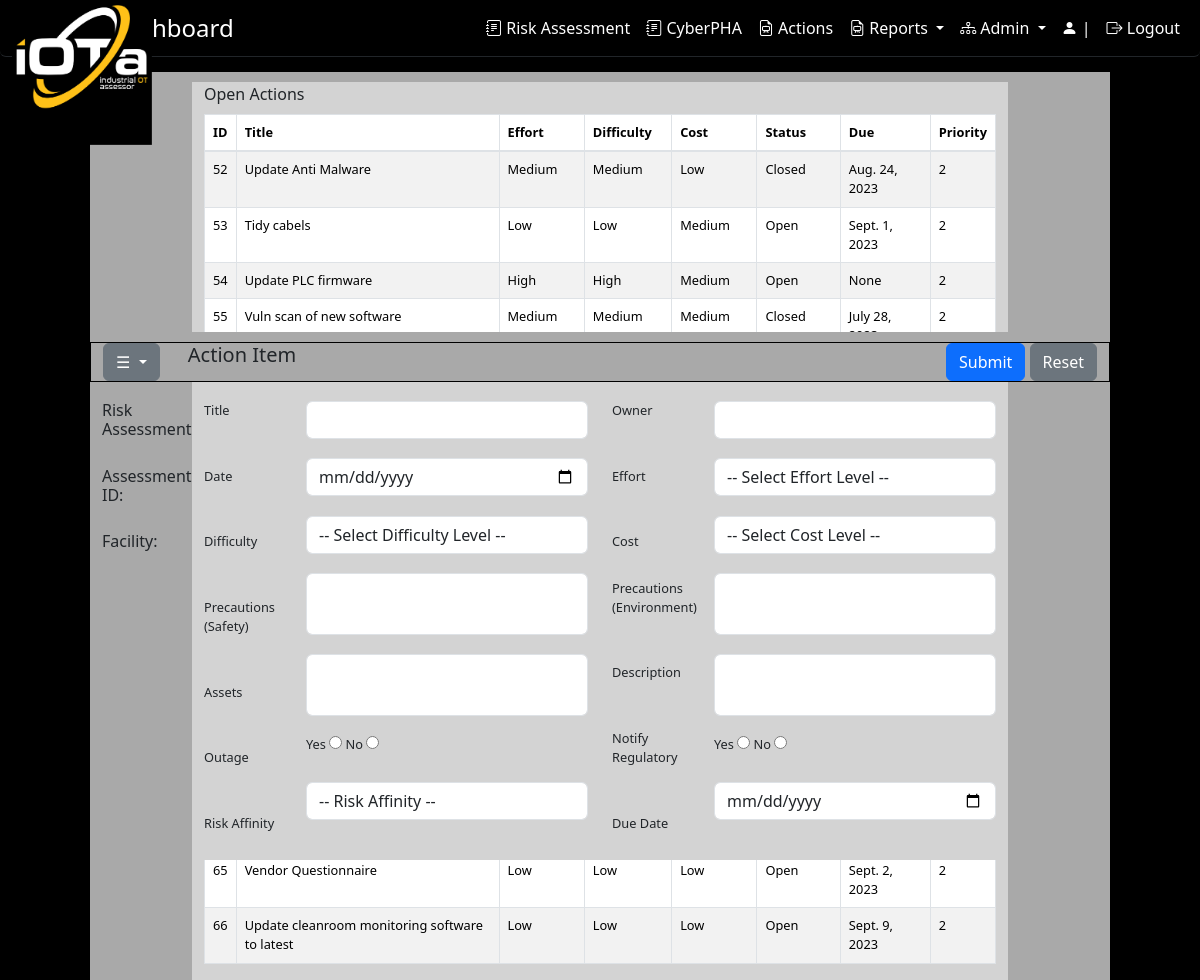
The page /OTRisk/raw_action on the database as committed earlier.
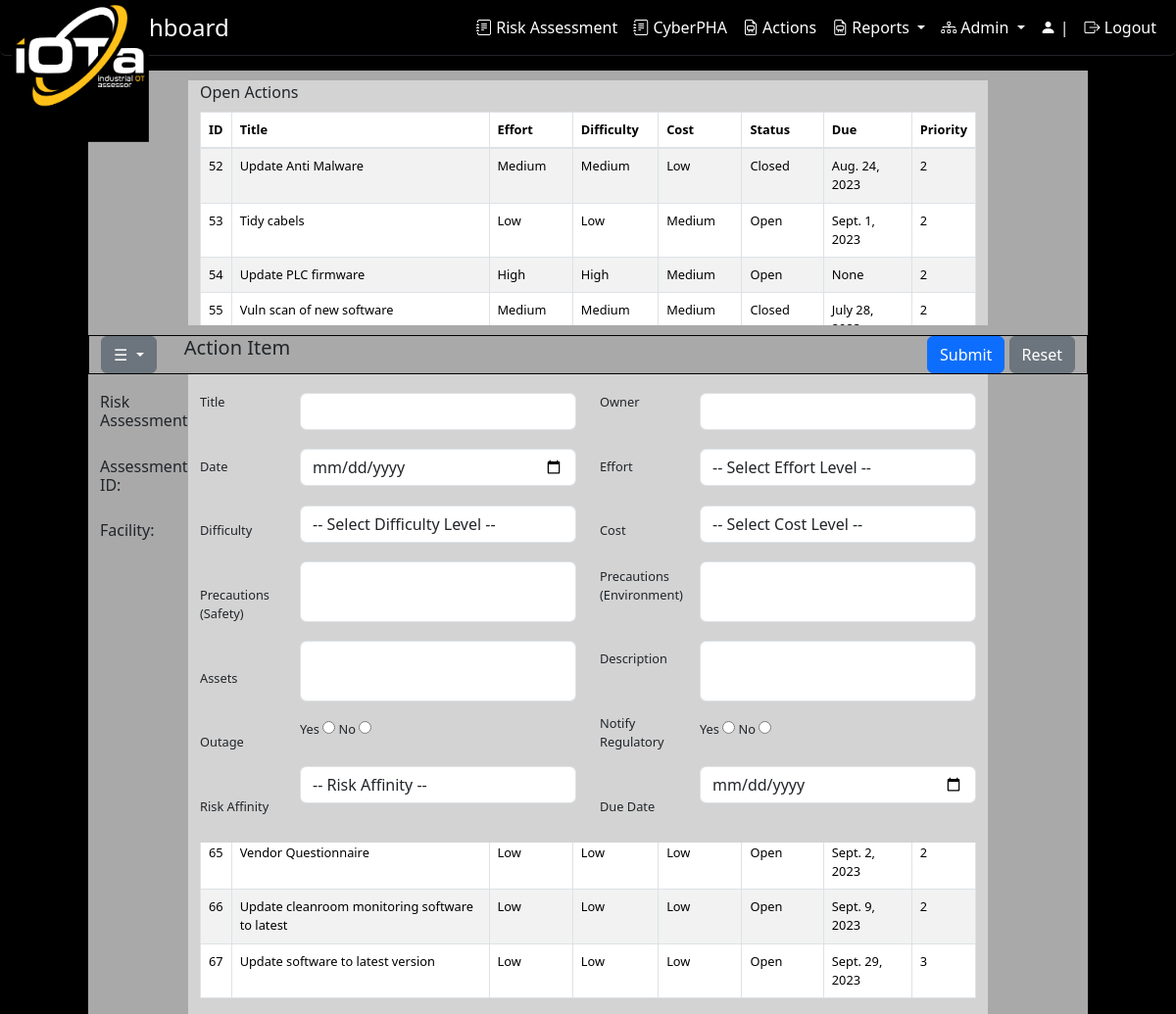
The same page on the database as committed later.
### OTRisk/models/raw.py (models this page shows)
class RAActions(models.Model):
    ID = models.AutoField(primary_key=True)
    RAWorksheetID = models.ForeignKey(RAWorksheet, on_delete=models.CASCADE, db_column='RAWorksheetID')
    phaID = models.IntegerField()
    actionTitle = models.CharField(max_length=255)
    actionOwner = models.CharField(max_length=255)
    actionDate = models.CharField(max_length=255)
    actionEffort = models.CharField(max_length=255)
    actionDifficulty = models.CharField(max_length=1)
    actionCost = models.CharField(max_length=1)
    actionStatus = models.CharField(max_length=50)
    actionDescription = models.CharField(max_length=255)
    actionDueDate = models.DateField()
    actionPriority = models.IntegerField()
    actionAssets = models.TextField()
    actionAffinity = models.TextField()
    outageWWW = models.CharField(max_length=3)
    outagePS = models.CharField(max_length=3)
    outageIT = models.CharField(max_length=3)
    outageEMS = models.CharField(max_length=3)
    outageICS = models.CharField(max_length=3)
    outageSIS = models.CharField(max_length=3)
    organizationid = models.ForeignKey(Organization, on_delete=models.CASCADE, verbose_name="Organization",
                                       related_name="ra_actions")
    userid = models.ForeignKey(User, on_delete=models.CASCADE, verbose_name="User", related_name="ra_actions")
    history = models.TextField()
    class Meta:
        db_table = 'tblRawActions'

### OTRisk/raw_views.py (the view, shortened to what this page needs)
# urls.py: path('raw_action', views.raw_action, name='raw_action'),
def raw_action(request):
    raw_actions = RAActions.objects.all()
    return render(request, 'raw_action.html', {
        'raw_actions': raw_actions
    })

### OTRisk/templates/OTRisk/raw_action.html (shortened to what this page needs)
{% load static %}
<!DOCTYPE html>
<html lang="">
<head>
<link rel="stylesheet" href="https://stackpath.bootstrapcdn.com/bootstrap/4.1.1/css/bootstrap.min.css">
<link rel="stylesheet" href="https://cdnjs.cloudflare.com/ajax/libs/bootstrap-select/1.13.1/css/bootstrap-select.min.css">
<link href="https://cdn.jsdelivr.net/npm/bootstrap-icons@1.7.1/font/bootstrap-icons.css" rel="stylesheet">
    <link rel="stylesheet" href="https://cdn.datatables.net/1.10.2/css/jquery.dataTables.min.css">
    <link href="https://cdn.jsdelivr.net/npm/select2@4.1.0-beta.1/dist/css/select2.min.css" rel="stylesheet" />
 {% load django_bootstrap5 %}
 {% bootstrap_css %}
</head>
<body style="background-color: black">
<nav class="navbar navbar-expand-lg navbar-scroll fixed-top shadow-0 border-bottom border-dark rounded">
  <div class="container-fluid d-flex justify-content-between">
   <a class="navbar-brand" href="{% url 'OTRisk:dashboardhome' %}"><img src="/static/images/logo1-2.jpg" style="height: 140px; width: 140px" class="navbar-logo" alt="">  </a>
      <h4 class="my-auto text-center flex-grow-1"><font color="white">Dashboard</font></h4>
    <div class="collapse navbar-collapse" id="navbarSupportedContent">
      <ul class="navbar-nav ms-auto">
        <li class="nav-item">
          <a class="nav-link" href="{% url 'OTRisk:qraw' %}"><i class="bi bi-journal-text"></i> Risk Assessment</a>
        </li>
        <li class="nav-item">
          <a class="nav-link" href="{% url 'OTRisk:iotaphamanager' %}"><i class="bi bi-journal-text"></i> CyberPHA</a>
        </li>
          <li class="nav-item">
          <a class="nav-link" href="{% url 'OTRisk:ra_actions_view' %}" tabindex="-1" ><i class="bi-file-earmark-easel"></i> Actions</a>
        </li>
        <li class="nav-item dropdown">
            <a class="nav-link dropdown-toggle" href="#" id="navbarDropdown" role="button" data-bs-toggle="dropdown" aria-expanded="false">
                <i class="bi-file-earmark-easel"></i> Reports
              </a>
        </li>
        <li class="nav-item dropdown">
            <a class="nav-link dropdown-toggle" href="#" id="navbarDropdown" role="button" data-bs-toggle="dropdown" aria-expanded="false">
                <i class="bi bi-diagram-3"></i> Admin
              </a>
        </li>
        <li class="nav-item">
            <a class="nav-link" href="{% url 'accounts:profile' %}">
                <i class="bi bi-person-fill"></i> {{ user.first_name }} {{ user.last_name }} | {{ user.userprofile.organization.name }}
            </a>
        </li>
          <li class="nav-item">
            <a class="nav-link" href="{% url 'logout' %}">
                <i class="bi bi-box-arrow-right"></i> Logout
            </a>
        </li>
      </ul>
    </div>
  </div>
</nav>
<br><br><br>
    <form name="frm_raw_action" id="frm_raw_action" method="POST" action="{% url 'OTRisk:raw_action' %}">
    <div class="row">
        <div class="col-md-1 "></div>
        <div class="col-md-10 ">
         <div class="row" style="background-color: darkgray; height: 10px"></div>
       </div>
        <div class="col-md-1 "></div>
    </div>
    <div class="row" style="height: 250px">
        <div class="col-md-1"></div>
        <div class="col-md-8" id="statDisplay" style="background-color: lightgrey">
            <label for="actionTable" class="form-label">Open Actions</label>
            <table id="actionTable" class="table table-striped table-bordered small-font">
            <thead>
                <tr>
                    <th>ID</th>
                    <th>Title</th>
                    <th>Effort</th>
                    <th>Difficulty</th>
                    <th>Cost</th>
                    <th>Status</th>
                    <th>Due</th>
                    <th>Priority</th>
                </tr>
            </thead>
            <tbody>
                {% for raw_actions in raw_actions %}
                    <tr data-description="{{ raw_actions.actionDescription }}">
                        <td>{{ raw_actions.ID }}</td>
                        <td>{{ raw_actions.actionTitle }}</td>
                        <td>{{ raw_actions.actionEffort }}</td>
                        <td>{{ raw_actions.actionDifficulty }}</td>
                        <td>{{ raw_actions.actionCost }}</td>
                        <td>{{ raw_actions.actionStatus }}</td>
                        <td>{{ raw_actions.actionDueDate }}</td>
                        <td>{{ raw_actions.actionPriority }}</td>
                    </tr>
                {% endfor %}
            </tbody>
            </table>
        </div>
        <div class="col-md-1"></div>
    </div>
    <div class="row">
        <div class="col-md-1 "></div>
        <div class="col-md-10 ">
         <div class="row" style="background-color: darkgray; height: 10px"></div>
       </div>
        <div class="col-md-1 "></div>
    </div>
    <div class="row">
        <div class="col-md-1 "></div>
        <div class="col-md-10 ">
         <div class="row" style="background-color: darkgray; height: 40px; border: 1px solid black;">
             <div class="col-md-1 text-left">
                 <div class="dropdown">
                    <button class="btn btn-secondary dropdown-toggle" type="button" id="dropdownMenuButton" data-toggle="dropdown" aria-haspopup="true" aria-expanded="false">
                        &#9776;
                    </button>
                </div>
             </div>
             <div class="col-md-2 text-left">
                <h5>Action Item</h5>
             </div>
             <div class="col-md-3 text-left"></div>
            <div class="col-md-6 text-right">
                <button type="submit" class="btn btn-primary">Submit</button>
                <button type="button" class="btn btn-secondary">Reset</button>
            </div>
        </div>
       </div>
        <div class="col-md-1 "></div>
    </div>
    <div class="row small-font">
        <div class="col-md-1"></div>
        <div class="col-md-1" style="background-color: darkgray">
            <br>
            <h6>Risk Assessment:</h6>
            <h6>Assessment ID:</h6>
            <h6>Facility:</h6>
        </div>
        <div class="col-md-1" style="background-color: lightgrey">
            <br>
            <label class="form-label">Title</label><br><br><br>
            <label class="form-label">Date</label><br><br><br>
            <label class="form-label">Difficulty</label><br><br><br>
            <label class="form-label">Precautions (Safety)</label><br><br><br>
            <label class="form-label">Assets</label><br><br><br>
            <label class="form-label">Outage</label><br><br><br>
            <label class="form-label">Risk Affinity</label><br><br>
       </div>
        <div class="col-md-3" style="background-color: lightgrey">
            <br>
            <input type="text" id="actionTitle" name="actionTitle" class="form-control" /><br>
            <input type="date" id="actionDate" name="actionDate" class="form-control" /><br>
            <select id="actionDifficulty" name="actionDifficulty" class="form-control"><br>
                <option>-- Select Difficulty Level --</option>
            </select>
            <br>
            <textarea class="form-control" rows="2" id="safetyPrecautions" name="safetyPrecautions" style="resize: none"></textarea><br>
            <textarea class="form-control" rows="2" id="actionAssets" name="actionAssets" style="resize: none"></textarea><br>
                <label for="yes">Yes</label>
                <input type="radio" id="yes" name="actionOutageYesNo" value="yes">
                <label for="no">No</label>
                <input type="radio" id="no" name="actionOutageYesNo" value="no">
            <br><br>
            <select id="actionEffective" name="actionEffective" class="form-control">
                <option>-- Risk Affinity --</option>
            </select>
            <br>
       </div>
        <div class="col-md-1" style="background-color: lightgrey">
            <br>
            <label class="form-label">Owner</label><br><br><br>
            <label class="form-label">Effort</label><br><br><br>
            <label class="form-label">Cost</label><br><br>
            <label class="form-label">Precautions (Environment)</label><br><br><br>
            <label class="form-label">Description</label><br><br><br>
            <label class="form-label">Notify Regulatory</label><br><br><br>
            <label class="form-label">Due Date</label><br><br>
       </div>
        <div class="col-md-3" style="background-color: lightgrey">
            <br>
            <input type="text" id="actionOwner" name="actionOwner" class="form-control" /><br>
            <select id="actionEffort" name="actionEffort" class="form-control">
                <option>-- Select Effort Level --</option>
            </select>
            <br>
            <select id="actionCost" name="actionCost" class="form-control"><br>
                <option>-- Select Cost Level --</option>
            </select>
            <br>
            <textarea class="form-control" rows="2" id="environmentPrecautions" name="environmentPrecautions" style="resize: none"></textarea>
            <br>
            <textarea class="form-control" rows="2" id="actionDescription" name="actionDescription" style="resize: none"></textarea>
            <br>
                <label for="yes">Yes</label>
                <input type="radio" id="yes" name="actionRegsYesNo" value="yes">
                <label for="no">No</label>
                <input type="radio" id="no" name="actionRegsYesNo" value="no">
            <br><br>
            <input type="date" id="dueDate" name="dueDate" class="form-control" oninput="validateDate()" />
       </div>
        <div class="col-md-1" style="background-color: darkgray"></div>
        <div class="col-md-1"></div>
    </div>
    </form>
</body>
</html>

### OTRisk/templates/OTRisk/raw_action.html (style rules this page uses)
.small-font { font-size: 0.8rem; }
.navbar-scroll .nav-link, .navbar-scroll .navbar-toggler-icon, .navbar-scroll .navbar-brand { color: #ffffff; }
.navbar-scroll { background-color: #000000; text-decoration-color: #FFFFFF; }
.navbar-scrolled .nav-link, .navbar-scrolled .navbar-toggler-icon, .navbar-scroll .navbar-brand { color: #262626; }
.navbar-logo { position: absolute; top: 5px; left: 5; height: 100px; z-index: 10; }

Rows that differ between the two databases and show on the page:
added RAActions: ID "67", actionTitle "Update software to latest version", actionEffort "Low", actionDifficulty "Low", actionCost "Low", actionStatus "Open", actionDueDate "Sept. 29, 2023", actionPriority "3"
